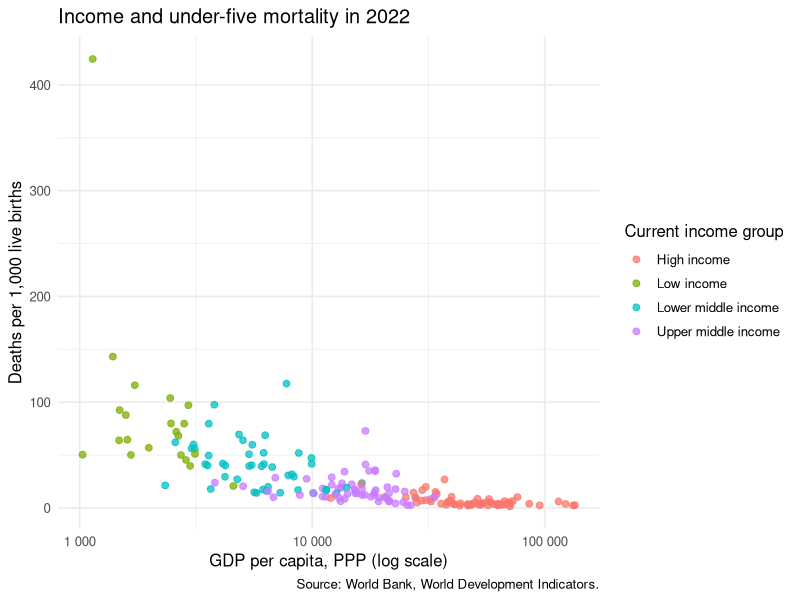
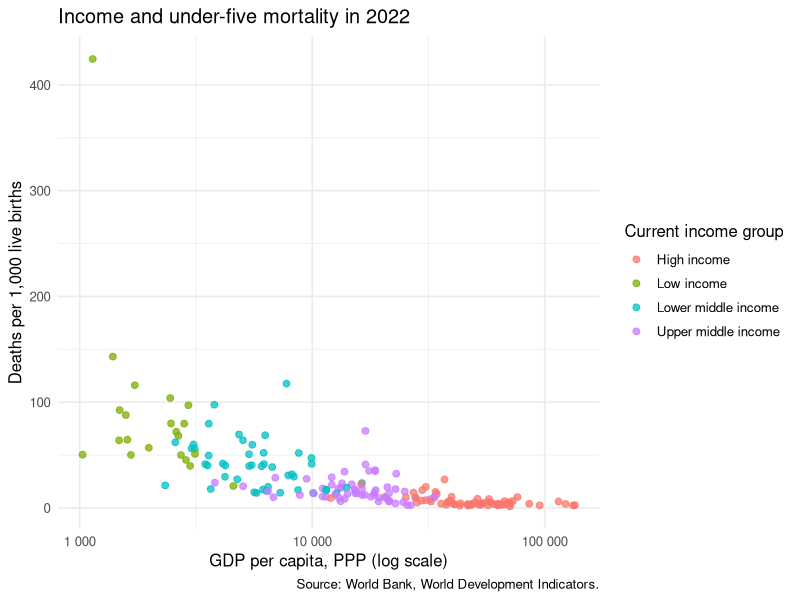

These figures' R source, in order:
# LESSON 4 WALKTHROUGH: FOUR QUESTIONS, ONE WORKFLOW -----------------------
# This script follows the order of the Lesson 4 slides. Run one section at a
# time in RStudio. The lab starter files use the same functions and objects.

# 1. Packages and files -----------------------------------------------------
# install.packages() is used once, only when a package is absent.
# library() attaches an installed package in the current R session.

library(tidyverse)

health <- read_csv("data/lesson-4/health-2022.csv", show_col_types = FALSE)

# Related readers include read_excel() for Excel workbooks and readRDS() for
# one saved R object. The file format determines the reader.

# 2. Inspect before transforming ------------------------------------------

glimpse(health)
names(health)
count(health, income_level_current)
summary(select(health, gdp_per_capita_ppp, under5_mortality))
n_distinct(health$iso3c)

# 3. Select, filter, arrange, and mutate -----------------------------------

health_focus <- health |>
  select(
    country,
    region,
    income_level_current,
    gdp_per_capita_ppp,
    under5_mortality
  ) |>
  filter(gdp_per_capita_ppp > 0) |>
  mutate(log_income = log(gdp_per_capita_ppp)) |>
  arrange(desc(under5_mortality))

health_focus

# 4. Group and summarise ---------------------------------------------------

health_table <- health_focus |>
  group_by(income_level_current) |>
  summarise(
    economies = n(),
    median_income = median(gdp_per_capita_ppp),
    median_mortality = median(under5_mortality),
    .groups = "drop"
  ) |>
  arrange(median_mortality)

health_table

# 5. Make a figure ---------------------------------------------------------

health_figure <- ggplot(
  health_focus,
  aes(x = gdp_per_capita_ppp, y = under5_mortality,
      color = income_level_current)
) +
  geom_point(alpha = 0.75, size = 2) +
  scale_x_log10(labels = scales::label_number()) +
  labs(
    title = "Income and under-five mortality in 2022",
    x = "GDP per capita, PPP (log scale)",
    y = "Deaths per 1,000 live births",
    color = "Current income group",
    caption = "Source: World Bank, World Development Indicators."
  ) +
  theme_minimal(base_size = 12)

health_figure

# 6. Save a figure when the report needs a separate file ------------------

dir.create("outputs/lesson-4", recursive = TRUE, showWarnings = FALSE)
ggsave(
  "outputs/lesson-4/health-figure.png",
  health_figure,
  width = 8,
  height = 5,
  dpi = 200
)

# 7. Rendered reports ------------------------------------------------------
# Open materials/lesson-4-demo.qmd in RStudio. The document places prose and
# executable R chunks in one file. Click Render. Quarto reruns the chunks from
# a clean session, so a successful render is evidence that the brief contains
# the objects and steps it needs.

# 8. Plan the lab before asking an agent -----------------------------------
# For the selected track, write down:
#   - the unit and period;
#   - the variables required;
#   - the function sequence for the table;
#   - the mappings required for the figure;
#   - one claim the evidence could support;
#   - one claim the evidence could not support.

# After writing the table, figure, finding, and limitation, ask Codex to work
# read-only: reproduce the table, inspect the figure mappings, and challenge
# the most consequential statement. Independently verify one material claim
# before accepting, revising, or rejecting its recommendation.
